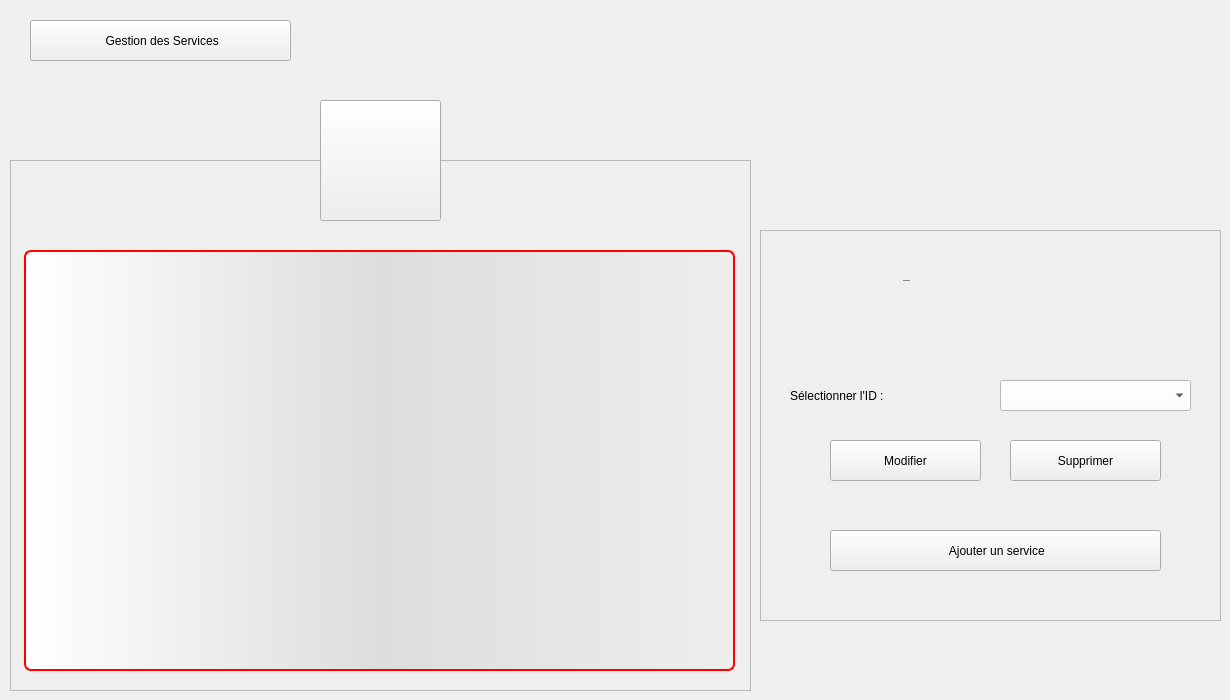
    <widget class="QWidget" name="Services">
     <widget class="QFrame" name="frame_6">
      <property name="geometry">
       <rect>
        <x>10</x>
        <y>160</y>
        <width>741</width>
        <height>531</height>
       </rect>
      </property>
      <property name="styleSheet">
       <string notr="true"/>
      </property>
      <property name="frameShape">
       <enum>QFrame::StyledPanel</enum>
      </property>
      <property name="frameShadow">
       <enum>QFrame::Raised</enum>
      </property>
      <widget class="QTableView" name="T_Service">
       <property name="geometry">
        <rect>
         <x>14</x>
         <y>90</y>
         <width>711</width>
         <height>421</height>
        </rect>
       </property>
       <property name="styleSheet">
        <string notr="true">QTableView {border: 2px solid red;text-align: top;padding: 4px;border-radius: 7px;border-bottom-left-radius: 7px;background: QLinearGradient( x1: 0, y1: 0, x2: 1, y2: 0,stop: 0 #fff, stop: 1 #eee,stop: 0.5 #ddd,stop: 1 #eee );width: 15px;selection-background-color:QLinearGradient( x1: 0, y1: 0, x2: 1, y2: 0,stop: 0 #FF0000, stop: 1 #FF5F5F,stop: 0.5 #FEAAAA,stop: 1 #eee);selection-color: black;}
QTableView::item:focus{selection-background-color: red;}
QScrollBar:vertical{ width: 20px; background: none; /* only these sort effect about width ...*/}
QScrollBar::handle:vertical{ border: 3px solid #5E749C;text-align: top;padding: 4px;border-radius: 5px; border-bottom-left-radius: 5px;background: QLinearGradient( x1: 0, y1: 0, x2: 1, y2: 0,stop: 0 #fff, stop: 1 #eee,stop: 0.5 #ddd,stop: 1 #eee ); width: 25px; min-height: 20px; max-height: 25px; /*these sort no effect*/ }
QScrollBar::add-page:vertical {border: 3px solid red;text-align: top;padding: 4px;border-radius: 5px; border-bottom-left-radius: 5px;background:  red; /* adding width: xx px; sorting no effect .. why? */}
QScrollBar::sub-page:vertical {border: 3px solid green;text-align: top;padding: 4px;border-radius: 5px; border-bottom-left-radius: 5px;background:  green; /* adding width: xx px; sorting no effect .. why? */ }</string>
       </property>
       <attribute name="horizontalHeaderDefaultSectionSize">
        <number>138</number>
       </attribute>
      </widget>
     </widget>
     <widget class="QToolButton" name="toolButton_7">
      <property name="geometry">
       <rect>
        <x>320</x>
        <y>100</y>
        <width>121</width>
        <height>121</height>
       </rect>
      </property>
      <property name="text">
       <string/>
      </property>
      <property name="icon">
       <iconset resource="Ressources.qrc">
        <normaloff>:/Ressources/image/support.png</normaloff>:/Ressources/image/support.png</iconset>
      </property>
      <property name="iconSize">
       <size>
        <width>64</width>
        <height>64</height>
       </size>
      </property>
     </widget>
     <widget class="QPushButton" name="B_BackToGestions_2">
      <property name="geometry">
       <rect>
        <x>30</x>
        <y>20</y>
        <width>261</width>
        <height>41</height>
       </rect>
      </property>
      <property name="text">
       <string> Gestion des Services</string>
      </property>
      <property name="icon">
       <iconset resource="Ressources.qrc">
        <normaloff>:/Ressources/image/back-arrow.png</normaloff>:/Ressources/image/back-arrow.png</iconset>
      </property>
     </widget>
     <widget class="QFrame" name="frame_7">
      <property name="geometry">
       <rect>
        <x>760</x>
        <y>230</y>
        <width>461</width>
        <height>391</height>
       </rect>
      </property>
      <property name="styleSheet">
       <string notr="true"/>
      </property>
      <property name="frameShape">
       <enum>QFrame::StyledPanel</enum>
      </property>
      <property name="frameShadow">
       <enum>QFrame::Raised</enum>
      </property>
      <widget class="QLabel" name="L_ConfigAffaire">
       <property name="geometry">
        <rect>
         <x>143</x>
         <y>20</y>
         <width>171</width>
         <height>61</height>
        </rect>
       </property>
       <property name="font">
        <font>
         <family>century gothic</family>
         <pointsize>-1</pointsize>
         <weight>75</weight>
         <bold>true</bold>
        </font>
       </property>
       <property name="styleSheet">
        <string notr="true">background: transparent;</string>
       </property>
       <property name="text">
        <string>Configuration</string>
       </property>
      </widget>
      <widget class="QLabel" name="L_IDAffaire">
       <property name="geometry">
        <rect>
         <x>30</x>
         <y>150</y>
         <width>191</width>
         <height>31</height>
        </rect>
       </property>
       <property name="styleSheet">
        <string notr="true">background: transparent;</string>
       </property>
       <property name="text">
        <string>Sélectionner l'ID :</string>
       </property>
      </widget>
      <widget class="QPushButton" name="B_AjouterService">
       <property name="geometry">
        <rect>
         <x>70</x>
         <y>300</y>
         <width>331</width>
         <height>41</height>
        </rect>
       </property>
       <property name="text">
        <string> Ajouter un service</string>
       </property>
       <property name="icon">
        <iconset resource="Ressources.qrc">
         <normaloff>:/Ressources/image/add.png</normaloff>:/Ressources/image/add.png</iconset>
       </property>
      </widget>
      <widget class="QComboBox" name="CB_IDService">
       <property name="geometry">
        <rect>
         <x>240</x>
         <y>150</y>
         <width>191</width>
         <height>31</height>
        </rect>
       </property>
       <property name="styleSheet">
        <string notr="true">background: white;</string>
       </property>
      </widget>
      <widget class="QPushButton" name="B_ModifierService">
       <property name="geometry">
        <rect>
         <x>70</x>
         <y>210</y>
         <width>151</width>
         <height>41</height>
        </rect>
       </property>
       <property name="text">
        <string>Modifier</string>
       </property>
       <property name="icon">
        <iconset resource="Ressources.qrc">
         <normaloff>:/Ressources/image/edit.png</normaloff>:/Ressources/image/edit.png</iconset>
       </property>
       <property name="iconSize">
        <size>
         <width>23</width>
         <height>23</height>
        </size>
       </property>
      </widget>
      <widget class="QPushButton" name="B_SupprimerService">
       <property name="geometry">
        <rect>
         <x>250</x>
         <y>210</y>
         <width>151</width>
         <height>41</height>
        </rect>
       </property>
       <property name="text">
        <string>Supprimer</string>
       </property>
       <property name="icon">
        <iconset resource="Ressources.qrc">
         <normaloff>:/Ressources/image/trash.png</normaloff>:/Ressources/image/trash.png</iconset>
       </property>
       <property name="iconSize">
        <size>
         <width>23</width>
         <height>23</height>
        </size>
       </property>
      </widget>
     </widget>
    </widget>
